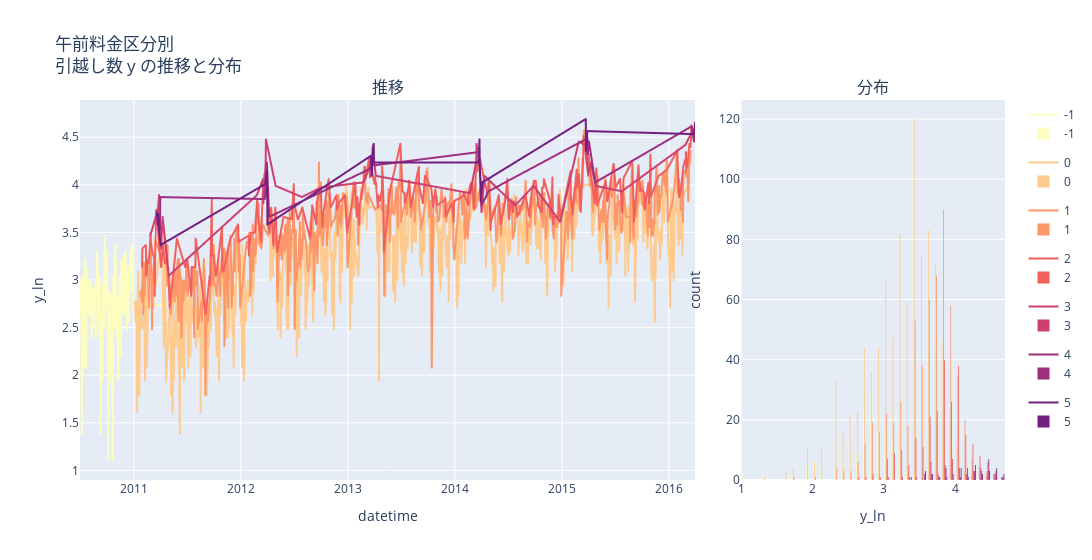

Write notebook code for a chart like this one.
### Markdown cell above
## 午前

### Code cell
graph_color = px.colors.sequential.Magma_r
# https://oeconomicus.jp/2021/07/plotly-color-scale/

# pandas にしてカテゴリ順を明示（数値をソート）
df = train.to_pandas()
cats = sorted(df["price_am"].unique().tolist())

# カラー列もカテゴリ数に合わせる
colors = graph_color[:len(cats)]

fig_time = px.line(
    df,
    x="datetime",
    y="y_ln",
    color="price_am",
    category_orders={"price_am": cats},
    color_discrete_sequence=colors,
)

fig_hist = px.histogram(
    df,
    x="y_ln",
    color="price_am",
    category_orders={"price_am": cats},
    color_discrete_sequence=colors,
)

from plotly.subplots import make_subplots

fig = make_subplots(
    rows=1, cols=2,
    horizontal_spacing=0.05,
    subplot_titles=("推移", "分布"),
    column_widths=[0.7, 0.3]
)

# 時系列のトレースを追加
for trace in fig_time.data:
    fig.add_trace(trace, row=1, col=1)

# ヒストグラムのトレースを追加
for trace in fig_hist.data:
    # trace.update(showlegend=False)
    fig.add_trace(trace, row=1, col=2)

fig.update_xaxes(title_text="datetime", row=1, col=1)
fig.update_yaxes(title_text="y_ln", row=1, col=1)
fig.update_xaxes(title_text="y_ln", row=1, col=2)
fig.update_yaxes(title_text="count", row=1, col=2)

fig.update_layout(
    width=1500,
    title_text="午前料金区分別<br>引越し数 y の推移と分布",
    showlegend=True
)

del df

fig.show()

### Figure 1 — Plotly figure (JSON) as saved in the notebook; plotly's stock layout.template omitted (floating-point values rounded to 4 significant figures; data arrays with more than 128 entries replaced by an {"elided": "..."} marker saying what was removed)
{"data": [{"hovertemplate": "price_am=-1<br>datetime=%{x}<br>y_ln=%{y}<extra></extra>", "legendgroup": "-1", "line": {"color": "#fcfdbf", "dash": "solid"}, "marker": {"symbol": "circle"}, "mode": "lines", "name": "-1", "showlegend": true, "type": "scattergl", "x": {"elided": "183 str values"}, "xaxis": "x", "y": {"elided": "183 float values"}, "yaxis": "y"}, {"hovertemplate": "price_am=0<br>datetime=%{x}<br>y_ln=%{y}<extra></extra>", "legendgroup": "0", "line": {"color": "#feca8d", "dash": "solid"}, "marker": {"symbol": "circle"}, "mode": "lines", "name": "0", "showlegend": true, "type": "scattergl", "x": {"elided": "944 str values"}, "xaxis": "x", "y": {"elided": "944 float values"}, "yaxis": "y"}, {"hovertemplate": "price_am=1<br>datetime=%{x}<br>y_ln=%{y}<extra></extra>", "legendgroup": "1", "line": {"color": "#fd9668", "dash": "solid"}, "marker": {"symbol": "circle"}, "mode": "lines", "name": "1", "showlegend": true, "type": "scattergl", "x": {"elided": "587 str values"}, "xaxis": "x", "y": {"elided": "587 float values"}, "yaxis": "y"}, {"hovertemplate": "price_am=2<br>datetime=%{x}<br>y_ln=%{y}<extra></extra>", "legendgroup": "2", "line": {"color": "#f1605d", "dash": "solid"}, "marker": {"symbol": "circle"}, "mode": "lines", "name": "2", "showlegend": true, "type": "scattergl", "x": {"elided": "250 str values"}, "xaxis": "x", "y": {"elided": "250 float values"}, "yaxis": "y"}, {"hovertemplate": "price_am=3<br>datetime=%{x}<br>y_ln=%{y}<extra></extra>", "legendgroup": "3", "line": {"color": "#cd4071", "dash": "solid"}, "marker": {"symbol": "circle"}, "mode": "lines", "name": "3", "showlegend": true, "type": "scattergl", "x": ["2011-02-26T00:00:00.000", "2011-03-19T00:00:00.000", "2011-03-21T00:00:00.000", "2011-03-22T00:00:00.000", "2011-03-28T00:00:00.000", "2011-03-29T00:00:00.000", "2011-04-03T00:00:00.000", "2011-04-09T00:00:00.000", "2011-04-23T00:00:00.000", "2011-04-30T00:00:00.000", "2012-02-25T00:00:00.000", "2012-03-17T00:00:00.000", "2012-03-18T00:00:00.000", "2012-03-20T00:00:00.000", "2012-03-22T00:00:00.000", "2012-03-26T00:00:00.000", "2012-03-27T00:00:00.000", "2012-04-29T00:00:00.000", "2012-07-28T00:00:00.000", "2012-09-29T00:00:00.000", "2013-02-23T00:00:00.000", "2013-03-16T00:00:00.000", "2013-03-25T00:00:00.000", "2013-03-26T00:00:00.000", "2013-04-06T00:00:00.000", "2014-02-22T00:00:00.000", "2014-03-15T00:00:00.000", "2014-03-16T00:00:00.000", "2014-03-21T00:00:00.000", "2014-03-24T00:00:00.000", "2014-04-02T00:00:00.000", "2014-04-12T00:00:00.000", "2014-07-26T00:00:00.000", "2014-09-27T00:00:00.000", "2014-12-27T00:00:00.000", "2015-02-28T00:00:00.000", "2015-03-21T00:00:00.000", "2015-03-22T00:00:00.000", "2015-04-01T00:00:00.000", "2015-04-11T00:00:00.000", "2015-04-26T00:00:00.000", "2015-07-25T00:00:00.000", "2016-02-27T00:00:00.000", "2016-03-19T00:00:00.000", "2016-03-21T00:00:00.000", "2016-03-24T00:00:00.000"], "xaxis": "x", "y": [3.466, 3.689, 3.664, 3.664, 3.892, 3.611, 3.332, 3.664, 3.258, 3.045, 3.892, 4.06, 3.807, 3.932, 3.892, 4.234, 4.477, 3.989, 3.871, 3.97, 4.025, 4.19, 4.331, 4.394, 4.094, 3.912, 4.248, 4.431, 4.357, 4.394, 3.714, 4.094, 3.784, 3.989, 3.611, 4.454, 4.419, 4.431, 4.111, 4.234, 3.989, 3.932, 4.419, 4.543, 4.605, 4.543], "yaxis": "y"}, {"hovertemplate": "price_am=4<br>datetime=%{x}<br>y_ln=%{y}<extra></extra>", "legendgroup": "4", "line": {"color": "#9e2f7f", "dash": "solid"}, "marker": {"symbol": "circle"}, "mode": "lines", "name": "4", "showlegend": true, "type": "scattergl", "x": ["2011-03-25T00:00:00.000", "2011-03-30T00:00:00.000", "2011-03-31T00:00:00.000", "2011-04-01T00:00:00.000", "2012-03-23T00:00:00.000", "2012-03-25T00:00:00.000", "2012-03-29T00:00:00.000", "2012-03-30T00:00:00.000", "2012-04-07T00:00:00.000", "2013-03-22T00:00:00.000", "2013-03-24T00:00:00.000", "2013-03-27T00:00:00.000", "2013-03-28T00:00:00.000", "2013-03-29T00:00:00.000", "2013-04-01T00:00:00.000", "2014-03-23T00:00:00.000", "2014-03-28T00:00:00.000", "2014-03-31T00:00:00.000", "2014-04-01T00:00:00.000", "2014-04-06T00:00:00.000", "2014-04-26T00:00:00.000", "2015-03-23T00:00:00.000", "2015-03-26T00:00:00.000", "2015-03-27T00:00:00.000", "2015-03-30T00:00:00.000", "2015-03-31T00:00:00.000", "2015-04-04T00:00:00.000", "2015-04-25T00:00:00.000", "2016-03-20T00:00:00.000", "2016-03-22T00:00:00.000", "2016-03-25T00:00:00.000", "2016-03-28T00:00:00.000", "2016-03-29T00:00:00.000"], "xaxis": "x", "y": [3.555, 3.638, 3.526, 3.871, 3.85, 3.892, 4.143, 4.234, 3.664, 4.174, 4.19, 4.304, 4.419, 4.263, 4.205, 4.344, 4.127, 3.97, 3.784, 3.807, 3.932, 4.477, 4.443, 4.554, 4.466, 4.317, 4.454, 4.025, 4.615, 4.564, 4.5, 4.454, 4.585], "yaxis": "y"}, {"hovertemplate": "price_am=5<br>datetime=%{x}<br>y_ln=%{y}<extra></extra>", "legendgroup": "5", "line": {"color": "#721f81", "dash": "solid"}, "marker": {"symbol": "circle"}, "mode": "lines", "name": "5", "showlegend": true, "type": "scattergl", "x": ["2011-03-20T00:00:00.000", "2011-03-23T00:00:00.000", "2011-03-24T00:00:00.000", "2011-03-26T00:00:00.000", "2011-03-27T00:00:00.000", "2011-04-02T00:00:00.000", "2012-03-24T00:00:00.000", "2012-03-31T00:00:00.000", "2012-04-01T00:00:00.000", "2013-03-20T00:00:00.000", "2013-03-21T00:00:00.000", "2013-03-23T00:00:00.000", "2013-03-30T00:00:00.000", "2013-03-31T00:00:00.000", "2014-03-22T00:00:00.000", "2014-03-25T00:00:00.000", "2014-03-26T00:00:00.000", "2014-03-27T00:00:00.000", "2014-03-29T00:00:00.000", "2014-03-30T00:00:00.000", "2014-04-05T00:00:00.000", "2015-03-24T00:00:00.000", "2015-03-25T00:00:00.000", "2015-03-28T00:00:00.000", "2015-03-29T00:00:00.000", "2016-03-26T00:00:00.000", "2016-03-27T00:00:00.000", "2016-03-30T00:00:00.000", "2016-03-31T00:00:00.000"], "xaxis": "x", "y": [3.714, 3.611, 3.584, 3.689, 3.555, 3.367, 4.007, 4.143, 3.584, 4.304, 4.263, 4.094, 4.431, 4.234, 4.234, 4.277, 4.477, 4.234, 4.06, 3.829, 4.025, 4.691, 4.357, 4.477, 4.564, 4.533, 4.543, 4.595, 4.654], "yaxis": "y"}, {"bingroup": "x", "hovertemplate": "price_am=-1<br>y_ln=%{x}<br>count=%{y}<extra></extra>", "legendgroup": "-1", "marker": {"color": "#fcfdbf", "pattern": {"shape": ""}}, "name": "-1", "orientation": "v", "showlegend": true, "type": "histogram", "x": {"elided": "183 float values"}, "xaxis": "x2", "yaxis": "y2"}, {"bingroup": "x", "hovertemplate": "price_am=0<br>y_ln=%{x}<br>count=%{y}<extra></extra>", "legendgroup": "0", "marker": {"color": "#feca8d", "pattern": {"shape": ""}}, "name": "0", "orientation": "v", "showlegend": true, "type": "histogram", "x": {"elided": "944 float values"}, "xaxis": "x2", "yaxis": "y2"}, {"bingroup": "x", "hovertemplate": "price_am=1<br>y_ln=%{x}<br>count=%{y}<extra></extra>", "legendgroup": "1", "marker": {"color": "#fd9668", "pattern": {"shape": ""}}, "name": "1", "orientation": "v", "showlegend": true, "type": "histogram", "x": {"elided": "587 float values"}, "xaxis": "x2", "yaxis": "y2"}, {"bingroup": "x", "hovertemplate": "price_am=2<br>y_ln=%{x}<br>count=%{y}<extra></extra>", "legendgroup": "2", "marker": {"color": "#f1605d", "pattern": {"shape": ""}}, "name": "2", "orientation": "v", "showlegend": true, "type": "histogram", "x": {"elided": "250 float values"}, "xaxis": "x2", "yaxis": "y2"}, {"bingroup": "x", "hovertemplate": "price_am=3<br>y_ln=%{x}<br>count=%{y}<extra></extra>", "legendgroup": "3", "marker": {"color": "#cd4071", "pattern": {"shape": ""}}, "name": "3", "orientation": "v", "showlegend": true, "type": "histogram", "x": [3.466, 3.689, 3.664, 3.664, 3.892, 3.611, 3.332, 3.664, 3.258, 3.045, 3.892, 4.06, 3.807, 3.932, 3.892, 4.234, 4.477, 3.989, 3.871, 3.97, 4.025, 4.19, 4.331, 4.394, 4.094, 3.912, 4.248, 4.431, 4.357, 4.394, 3.714, 4.094, 3.784, 3.989, 3.611, 4.454, 4.419, 4.431, 4.111, 4.234, 3.989, 3.932, 4.419, 4.543, 4.605, 4.543], "xaxis": "x2", "yaxis": "y2"}, {"bingroup": "x", "hovertemplate": "price_am=4<br>y_ln=%{x}<br>count=%{y}<extra></extra>", "legendgroup": "4", "marker": {"color": "#9e2f7f", "pattern": {"shape": ""}}, "name": "4", "orientation": "v", "showlegend": true, "type": "histogram", "x": [3.555, 3.638, 3.526, 3.871, 3.85, 3.892, 4.143, 4.234, 3.664, 4.174, 4.19, 4.304, 4.419, 4.263, 4.205, 4.344, 4.127, 3.97, 3.784, 3.807, 3.932, 4.477, 4.443, 4.554, 4.466, 4.317, 4.454, 4.025, 4.615, 4.564, 4.5, 4.454, 4.585], "xaxis": "x2", "yaxis": "y2"}, {"bingroup": "x", "hovertemplate": "price_am=5<br>y_ln=%{x}<br>count=%{y}<extra></extra>", "legendgroup": "5", "marker": {"color": "#721f81", "pattern": {"shape": ""}}, "name": "5", "orientation": "v", "showlegend": true, "type": "histogram", "x": [3.714, 3.611, 3.584, 3.689, 3.555, 3.367, 4.007, 4.143, 3.584, 4.304, 4.263, 4.094, 4.431, 4.234, 4.234, 4.277, 4.477, 4.234, 4.06, 3.829, 4.025, 4.691, 4.357, 4.477, 4.564, 4.533, 4.543, 4.595, 4.654], "xaxis": "x2", "yaxis": "y2"}], "layout": {"annotations": [{"font": {"size": 16}, "showarrow": false, "text": "推移", "x": 0.3325, "xanchor": "center", "xref": "paper", "y": 1, "yanchor": "bottom", "yref": "paper"}, {"font": {"size": 16}, "showarrow": false, "text": "分布", "x": 0.8575, "xanchor": "center", "xref": "paper", "y": 1, "yanchor": "bottom", "yref": "paper"}], "showlegend": true, "title": {"text": "午前料金区分別<br>引越し数 y の推移と分布"}, "width": 1500, "xaxis": {"anchor": "y", "domain": [0, 0.665], "title": {"text": "datetime"}}, "xaxis2": {"anchor": "y2", "domain": [0.715, 1], "title": {"text": "y_ln"}}, "yaxis": {"anchor": "x", "domain": [0, 1], "title": {"text": "y_ln"}}, "yaxis2": {"anchor": "x2", "domain": [0, 1], "title": {"text": "count"}}}}
